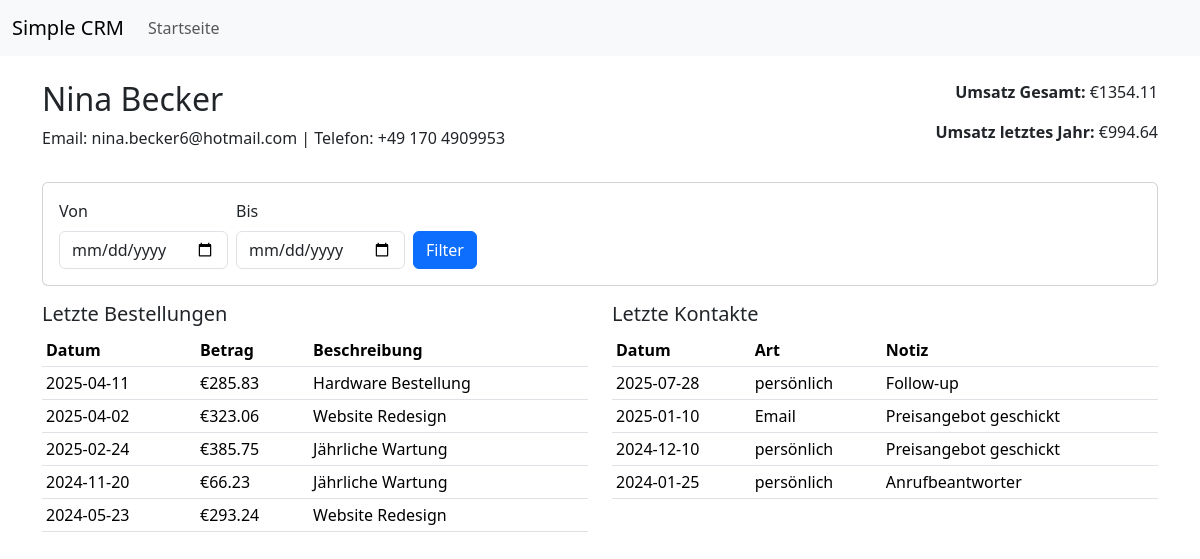
/customer/7/, run on the app's committed database.
### app/models.py (models this page shows)
class Customer(db.Model):
    id = db.Column(db.Integer, primary_key=True)
    first_name = db.Column(db.String(64), nullable=False)
    last_name = db.Column(db.String(64), nullable=False)
    email = db.Column(db.String(120), unique=True, nullable=True)
    phone = db.Column(db.String(30), nullable=True)
    created_at = db.Column(db.DateTime, default=datetime.utcnow)
    orders = db.relationship('Order', backref='customer', lazy='dynamic', cascade='all, delete-orphan')
    contacts = db.relationship('Contact', backref='customer', lazy='dynamic', cascade='all, delete-orphan')
    def full_name(self):
        return f"{self.first_name} {self.last_name}"

class Order(db.Model):
    id = db.Column(db.Integer, primary_key=True)
    customer_id = db.Column(db.Integer, db.ForeignKey('customer.id'), nullable=False)
    amount = db.Column(db.Float, nullable=False)
    created_at = db.Column(db.DateTime, default=datetime.utcnow, index=True)
    description = db.Column(db.String(255), nullable=True)

class Contact(db.Model):
    id = db.Column(db.Integer, primary_key=True)
    customer_id = db.Column(db.Integer, db.ForeignKey('customer.id'), nullable=False)
    kind = db.Column(db.String(32), nullable=False)  # Email, Telefon, persönlich, etc.
    note = db.Column(db.String(255), nullable=True)
    created_at = db.Column(db.DateTime, default=datetime.utcnow, index=True)

### app/routes.py (the view, shortened to what this page needs)
@app.route('/customer/<int:id>/')
def customer_detail(id):
    customer = Customer.query.get_or_404(id)
    total_revenue = db.session.query(func.coalesce(func.sum(Order.amount),0)).filter(Order.customer_id==customer.id).scalar()
    one_year_ago = datetime.utcnow() - timedelta(days=365)
    revenue_last_year = db.session.query(func.coalesce(func.sum(Order.amount),0)).filter(Order.customer_id==customer.id, Order.created_at >= one_year_ago).scalar()
    start = request.args.get('start')
    end = request.args.get('end')
    orders_q = Order.query.filter_by(customer_id=customer.id)
    contacts_q = Contact.query.filter_by(customer_id=customer.id)
    orders = orders_q.order_by(Order.created_at.desc()).limit(20).all()
    contacts = contacts_q.order_by(Contact.created_at.desc()).limit(20).all()
    return render_template('customer_detail.html', customer=customer, total_revenue=total_revenue, revenue_last_year=revenue_last_year, orders=orders, contacts=contacts, start=start, end=end)

### app/templates/customer_detail.html
{% extends 'base.html' %}
{% block content %}
<div class="row mb-3">
  <div class="col-md-8">
    <h2>{{ customer.full_name() }}</h2>
    <p>Email: {{ customer.email or '—' }} | Telefon: {{ customer.phone or '—' }}</p>
  </div>
  <div class="col-md-4 text-end">
    <p><strong>Umsatz Gesamt:</strong> {{ '€{:.2f}'.format(total_revenue or 0) }}</p>
    <p><strong>Umsatz letztes Jahr:</strong> {{ '€{:.2f}'.format(revenue_last_year or 0) }}</p>
  </div>
</div>
<div class="card mb-3">
  <div class="card-body">
    <form class="row g-2" method="get">
      <div class="col-auto"><label class="form-label">Von</label><input class="form-control" type="date" name="start" value="{{ start or '' }}"></div>
      <div class="col-auto"><label class="form-label">Bis</label><input class="form-control" type="date" name="end" value="{{ end or '' }}"></div>
      <div class="col-auto align-self-end"><button class="btn btn-primary" type="submit">Filter</button></div>
    </form>
  </div>
</div>
<div class="row">
  <div class="col-md-6">
    <h5>Letzte Bestellungen</h5>
    <table class="table table-sm">
      <thead><tr><th>Datum</th><th>Betrag</th><th>Beschreibung</th></tr></thead>
      <tbody>
        {% for o in orders %}
          <tr>
            <td>{{ o.created_at.strftime('%Y-%m-%d') }}</td>
            <td>{{ '€{:.2f}'.format(o.amount) }}</td>
            <td>{{ o.description }}</td>
          </tr>
        {% else %}
          <tr><td colspan="3">Keine Bestellungen.</td></tr>
        {% endfor %}
      </tbody>
    </table>
  </div>
  <div class="col-md-6">
    <h5>Letzte Kontakte</h5>
    <table class="table table-sm">
      <thead><tr><th>Datum</th><th>Art</th><th>Notiz</th></tr></thead>
      <tbody>
        {% for ct in contacts %}
          <tr>
            <td>{{ ct.created_at.strftime('%Y-%m-%d') }}</td>
            <td>{{ ct.kind }}</td>
            <td>{{ ct.note }}</td>
          </tr>
        {% else %}
          <tr><td colspan="3">Keine Kontakte.</td></tr>
        {% endfor %}
      </tbody>
    </table>
  </div>
</div>
{% endblock %}

### data on the page
Customer: full_name "Nina Becker", email "nina.becker6@hotmail.com", phone "+49 170 4909953"
Order: created_at "2025-04-11", amount "€285.83", description "Hardware Bestellung"
Order: created_at "2025-04-02", amount "€323.06", description "Website Redesign"
Order: created_at "2025-02-24", amount "€385.75", description "Jährliche Wartung"
Order: created_at "2024-11-20", amount "€66.23", description "Jährliche Wartung"
Order: created_at "2024-05-23", amount "€293.24", description "Website Redesign"
Contact: created_at "2025-07-28", kind "persönlich", note "Follow-up"
Contact: created_at "2025-01-10", kind "Email", note "Preisangebot geschickt"
Contact: created_at "2024-12-10", kind "persönlich", note "Preisangebot geschickt"
Contact: created_at "2024-01-25", kind "persönlich", note "Anrufbeantworter"

### other printed values
{{ '€{:.2f}'.format(total_revenue or 0) }} "€1354.11"
{{ '€{:.2f}'.format(revenue_last_year or 0) }} "€994.64"
